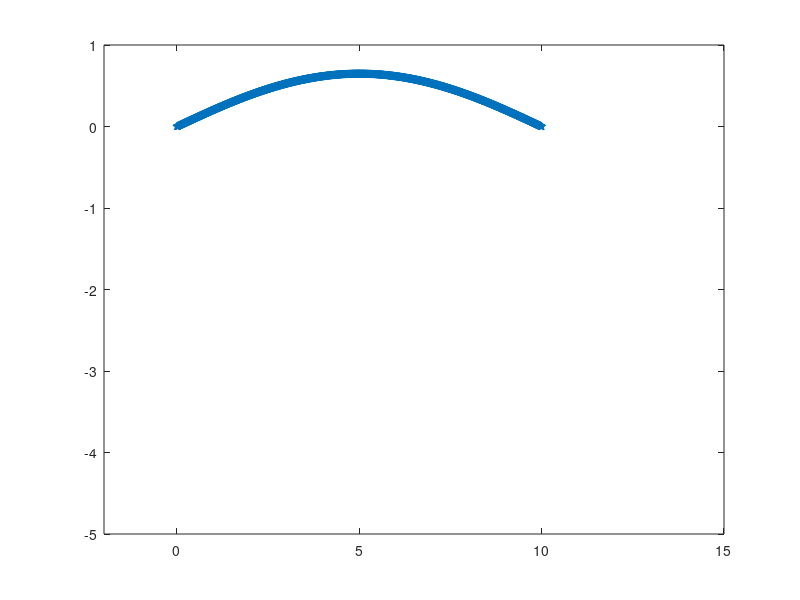

MATLAB code to generate this figure:
%{
Name: Lab 1, Problem 4.8
Date:2/4/2020
Class: CECS 271
Instructor: Minthong Nguyen
Purpose: graph deflection
Last updated: 2/4/2020
%} 

L = 10;      %beam
T = 1000;    %tension
W = 100;     %load
EI = 1E4;    %EI

%calculation
a = sqrt(T / EI);   
x = 0:0.01:L;
y = W * EI / (T * T)*...
    (cosh(a * (L / 2 - x))./cosh(a * L/2) - 1)+...
    W * x.*(L - x)/ (2 * T);

%values
xmin = -2;       
ymin = -5;
xmax = 15;
ymax = 1;

%plotting the values on graph
plot(x, y, 'p');
axis([xmin xmax ymin ymax]);   
    
